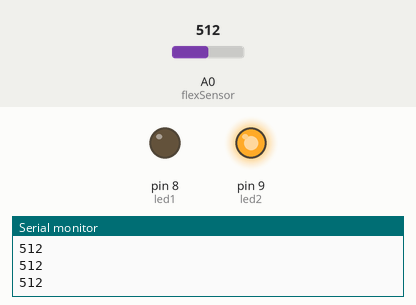
Bench run of a sketch on a simulated Arduino Uno, built with avr-gcc and run on an emulated ATmega328P. On the bench: output pins drawn as LEDs (lit = HIGH), the last lines printed to the serial monitor. The inputs (shaded band) are chosen by the test bench; at power-on: A0 (flexSensor) = 512.

Above: at 1.2 s.
1.3 s: A0 (flexSensor) set to 686
2.8 s: A0 (flexSensor) set to 714
At 4.0 s:
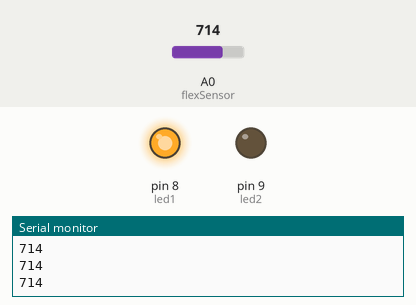
4.3 s: A0 (flexSensor) set to 690
At 5.3 s:
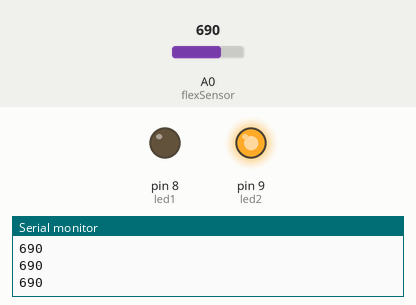
5.8 s: A0 (flexSensor) set to 710
At 6.6 s:
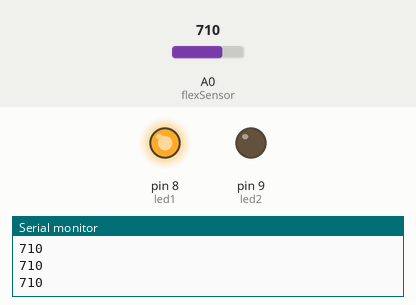
Timing chart, 0 to 8.3 s (numbered marks = the images above; inputs shaded):
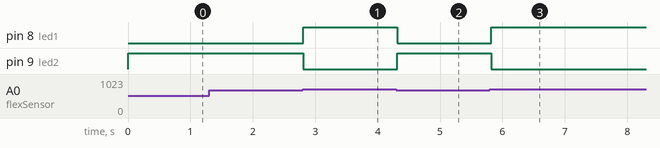

Measured:
- the behaviour switches between 700 and 701 on A0 (flexSensor) (found by bisection; images 0 and 1)
- after the input at 2.8 s, pin 8 (led1): LOW → HIGH at once; pin 9 (led2): HIGH → LOW at once
- after the input at 4.3 s, pin 8 (led1): HIGH → LOW at once; pin 9 (led2): LOW → HIGH at once
- after the input at 5.8 s, pin 8 (led1): LOW → HIGH at once; pin 9 (led2): HIGH → LOW at once

The sketch:

gesture_controlled_flex_sensor_system.ino
```cpp
int flexSensor = A0;

int led1 = 8;
int led2 = 9;

void setup() {

  pinMode(led1, OUTPUT);
  pinMode(led2, OUTPUT);

  Serial.begin(9600);

}

void loop() {

  int flexValue = analogRead(flexSensor);

  Serial.println(flexValue);

  if (flexValue > 700) {

    digitalWrite(led1, HIGH);
    digitalWrite(led2, LOW);

  } else {

    digitalWrite(led1, LOW);
    digitalWrite(led2, HIGH);

  }

  delay(100);

}
```
